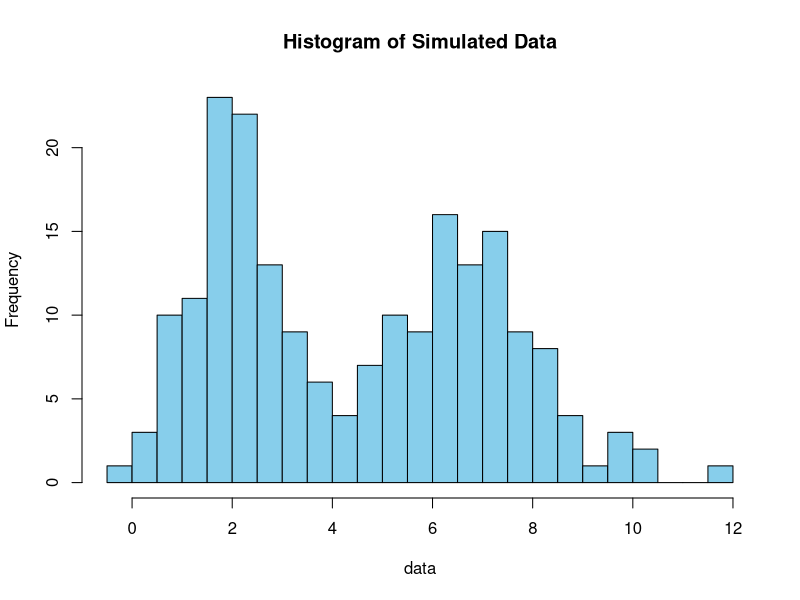

Write the R code that produced this figure.
# Load required package (optional for plotting)
install.packages("ggplot2")
library(ggplot2)

#1 Simulating Data
# Simulate data from two normal distributions
set.seed(123)
x1 <- rnorm(100, mean=2, sd=1)
x2 <- rnorm(100, mean=7, sd=1.5)
data <- c(x1, x2)
hist(data, breaks=30, col="skyblue", main="Histogram of Simulated Data")

#2 Initialize Parameters
# Initial guesses
mu1 <- 1; mu2 <- 6
sd1 <- 1; sd2 <- 1
pi1 <- 0.5; pi2 <- 0.5

#3 EM Algorithm Steps

# EM Algorithm
log_likelihood <- function(x, mu1, mu2, sd1, sd2, pi1, pi2) {
  sum(log(pi1*dnorm(x, mu1, sd1) + pi2*dnorm(x, mu2, sd2)))
}

for (i in 1:20) {
  # E-step: responsibilities
  r1 <- pi1 * dnorm(data, mu1, sd1)
  r2 <- pi2 * dnorm(data, mu2, sd2)
  gamma1 <- r1 / (r1 + r2)
  gamma2 <- 1 - gamma1
  
  # M-step: update parameters
  mu1 <- sum(gamma1 * data) / sum(gamma1)
  mu2 <- sum(gamma2 * data) / sum(gamma2)
  sd1 <- sqrt(sum(gamma1 * (data - mu1)^2) / sum(gamma1))
  sd2 <- sqrt(sum(gamma2 * (data - mu2)^2) / sum(gamma2))
  pi1 <- mean(gamma1)
  pi2 <- 1 - pi1
  
  cat("Iteration:", i, "Log-Likelihood:", log_likelihood(data, mu1, mu2, sd1, sd2, pi1, pi2), "
")
}

#4. Final Parameter Estimates
cat("Estimated mu1:", mu1, "Estimated mu2:", mu2, "\n")

cat("Estimated sd1:", sd1, "Estimated sd2:", sd2, "\n")

cat("Estimated pi1:", pi1, "Estimated pi2:", pi2, "\n")
